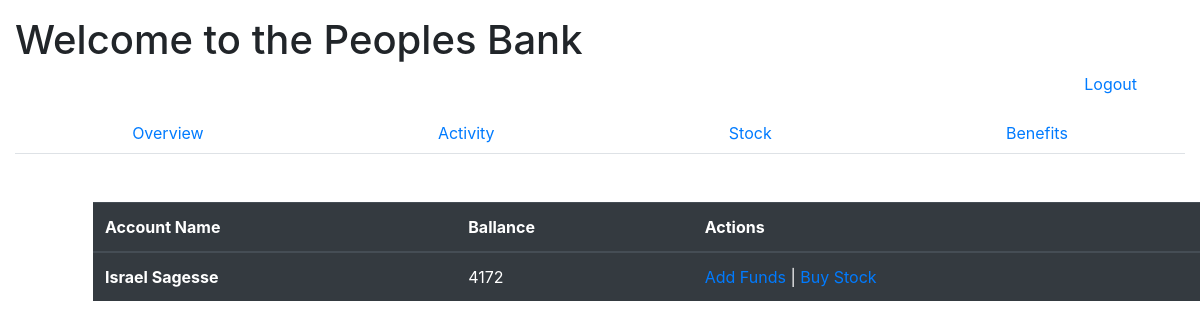
Page /overview (signed in) on the earlier database version.
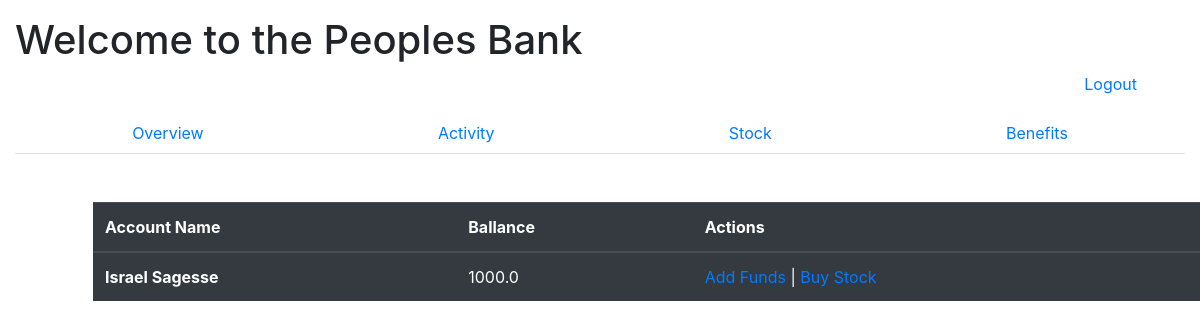
Same page on the later database version.
### main/models.py (models this page shows)
class User(models.Model):
    first_name = models.CharField(max_length=250)
    last_name = models.CharField(max_length=250)
    email = models.CharField(max_length=250)
    password = models.CharField(max_length=450)
    ballance = models.FloatField(default=1000)
    created_at = models.DateTimeField(auto_now_add=True)
    updated_at = models.DateTimeField(auto_now=True)
    objects = UserManager()

### main/views.py (the view)
# urls.py: path('overview', views.overview),
def overview(request):
    if 'userid' not in request.session:
        messages.error(request, "Please login to access this page")
        return redirect('/')
    else:
        context = {
            'user': User.objects.get(id=request.session['userid']),
        }
        return render(request, 'overview.html', context)

### main/templates/overview.html
{% include 'base.html' %}
{% block content %}
    <div class="container">
        <table class="table table-dark m-5">
            <thead>
              <tr>
                <th scope="col">Account Name</th>
                <th scope="col">Ballance</th>
                <th scope="col">Actions</th>
              </tr>
            </thead>
            <tbody>
              <tr>
                <th scope="row">{{ user.first_name }} {{ user.last_name }}</th>
                <td>{{ user.ballance }}</td>
                <td><a href="/add_fund">Add Funds</a> | <a href="/stock">Buy Stock</a></td>
              </tr>
            </tbody>
          </table>
    </div>
{% endblock content %}

Differences in the rows shown:
changed User "Israel": ballance "4172" → "1000.0"
